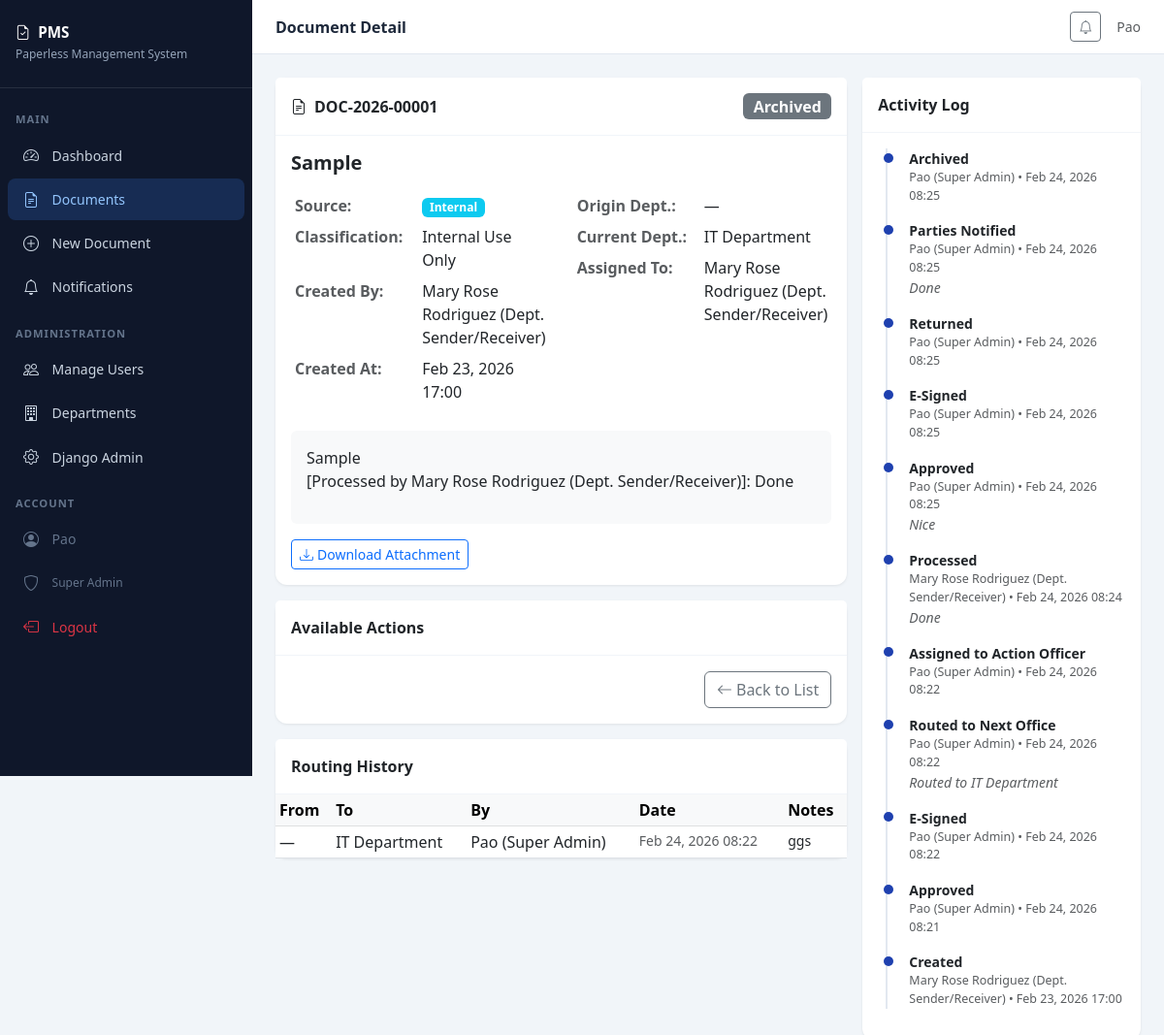
Page /documents/1/ (signed in) on the committed database.
### dms/models.py (models this page shows, shortened)
class User(AbstractUser):
    ROLE_CHOICES = [
        ('super_admin', 'Super Admin'),
        ('dept_sender_receiver', 'Dept. Sender/Receiver'),
        ('dept_head', 'Dept. Head'),
        ('governor', 'Governor'),
        ('executive', 'Executive'),
    ]
    role = models.CharField(max_length=30, choices=ROLE_CHOICES, default='dept_sender_receiver')
    department = models.ForeignKey('Department', on_delete=models.SET_NULL, null=True, blank=True, related_name='members')
    def __str__(self):
        return f"{self.get_full_name() or self.username} ({self.get_role_display()})"

class Document(models.Model):
    SOURCE_CHOICES = [('internal', 'Internal'), ('external', 'External')]
    STATUS_CHOICES = [
        ('draft', 'Draft'),
        ('pending_review', 'Pending Review'),
        ('approved', 'Approved'),
        ('rejected', 'Rejected'),
        ('esigned', 'E-Signed'),
        ('released', 'Released to Correspondent'),
        ('returned', 'Returned to Origin'),
        ('archived', 'Archived'),
        ('return_for_revision', 'Returned for Revision'),
    ]
    ACTION_TYPE_CHOICES = [('return', 'Return to Origin'), ('release', 'Release to External Agency')]
    CLASSIFICATION_CHOICES = [
        ('confidential', 'Confidential'),
        ('internal', 'Internal Use Only'),
        ('public', 'Public'),
    ]
    title = models.CharField(max_length=300)
    reference_number = models.CharField(max_length=100, unique=True, blank=True)
    source = models.CharField(max_length=10, choices=SOURCE_CHOICES)
    classification = models.CharField(max_length=20, choices=CLASSIFICATION_CHOICES, default='internal')
    status = models.CharField(max_length=30, choices=STATUS_CHOICES, default='draft')
    action_type = models.CharField(max_length=10, choices=ACTION_TYPE_CHOICES, blank=True, null=True)
    description = models.TextField(blank=True)
    file = models.FileField(upload_to='documents/%Y/%m/', blank=True, null=True)
    esignature = models.ImageField(upload_to='signatures/%Y/%m/', blank=True, null=True)
    created_by = models.ForeignKey(User, on_delete=models.SET_NULL, null=True, related_name='created_documents')
    assigned_to = models.ForeignKey(User, on_delete=models.SET_NULL, null=True, blank=True, related_name='assigned_documents')
    origin_department = models.ForeignKey(Department, on_delete=models.SET_NULL, null=True, blank=True, related_name='origin_documents')
    current_department = models.ForeignKey(Department, on_delete=models.SET_NULL, null=True, blank=True, related_name='current_documents')
    correspondent_name = models.CharField(max_length=200, blank=True)
    correspondent_agency = models.CharField(max_length=200, blank=True)
    created_at = models.DateTimeField(auto_now_add=True)
    updated_at = models.DateTimeField(auto_now=True)
    logged_at = models.DateTimeField(null=True, blank=True)

class Department(models.Model):
    name = models.CharField(max_length=200)
    code = models.CharField(max_length=20, unique=True)
    created_at = models.DateTimeField(auto_now_add=True)

class DocumentRouting(models.Model):
    document = models.ForeignKey(Document, on_delete=models.CASCADE, related_name='routings')
    from_department = models.ForeignKey(Department, on_delete=models.SET_NULL, null=True, related_name='sent_routings')
    to_department = models.ForeignKey(Department, on_delete=models.SET_NULL, null=True, related_name='received_routings')
    forwarded_by = models.ForeignKey(User, on_delete=models.SET_NULL, null=True)
    forwarded_at = models.DateTimeField(auto_now_add=True)
    notes = models.TextField(blank=True)
    completed = models.BooleanField(default=False)

class DocumentLog(models.Model):
    ACTION_CHOICES = [
        ('created', 'Created'),
        ('logged', 'Logged'),
        ('classified', 'Classified'),
        ('assigned', 'Assigned to Action Officer'),
        ('processed', 'Processed'),
        ('reviewed', 'Reviewed'),
        ('approved', 'Approved'),
        ('rejected', 'Rejected'),
        ('esigned', 'E-Signed'),
        ('routed', 'Routed to Next Office'),
        ('released', 'Released'),
        ('returned', 'Returned'),
        ('archived', 'Archived'),
        ('revision', 'Returned for Revision'),
        ('notified', 'Parties Notified'),
    ]
    document = models.ForeignKey(Document, on_delete=models.CASCADE, related_name='logs')
    user = models.ForeignKey(User, on_delete=models.SET_NULL, null=True)
    action = models.CharField(max_length=20, choices=ACTION_CHOICES)
    notes = models.TextField(blank=True)
    timestamp = models.DateTimeField(auto_now_add=True)
    class Meta:
        ordering = ['-timestamp']

### dms/views.py (the view)
# urls.py: path('documents/<int:pk>/', views.document_detail, name='document_detail'),
@login_required
def document_detail(request, pk):
    doc = get_object_or_404(Document, pk=pk)
    logs = doc.logs.all()
    routings = doc.routings.all()
    return render(request, 'documents/detail.html', {'doc': doc, 'logs': logs, 'routings': routings})

### dms/templates/documents/detail.html (shortened to what this page needs)
{% extends 'base.html' %}
{% block page_title %}Document Detail{% endblock %}
{% block content %}
<div class="row g-3">
    <div class="col-lg-8">
        <div class="card mb-3">
            <div class="card-header py-3 d-flex justify-content-between align-items-center">
                <span><i class="bi bi-file-earmark-text me-2"></i>{{ doc.reference_number }}</span>
                {% with doc.status as s %}
                <span class="badge fs-6 {% if s == 'approved' or s == 'esigned' %}bg-success{% elif s == 'rejected' or s == 'return_for_revision' %}bg-danger{% elif s == 'archived' %}bg-secondary{% elif s == 'pending_review' %}bg-warning text-dark{% elif s == 'released' %}bg-primary{% else %}bg-light text-dark border{% endif %}">
                    {{ doc.get_status_display }}
                </span>
                {% endwith %}
            </div>
            <div class="card-body">
                <h5 class="fw-bold mb-3">{{ doc.title }}</h5>
                <div class="row">
                    <div class="col-md-6">
                        <table class="table table-sm table-borderless">
                            <tr><td class="text-muted fw-semibold" style="width:140px">Source:</td>
                                <td><span class="badge {% if doc.source == 'internal' %}bg-info{% else %}bg-warning text-dark{% endif %}">{{ doc.get_source_display }}</span></td></tr>
                            <tr><td class="text-muted fw-semibold">Classification:</td>
                                <td>{{ doc.get_classification_display }}</td></tr>
                            <tr><td class="text-muted fw-semibold">Created By:</td>
                                <td>{{ doc.created_by }}</td></tr>
                            <tr><td class="text-muted fw-semibold">Created At:</td>
                                <td>{{ doc.created_at|date:"M d, Y H:i" }}</td></tr>
                        </table>
                    </div>
                    <div class="col-md-6">
                        <table class="table table-sm table-borderless">
                            <tr><td class="text-muted fw-semibold" style="width:140px">Origin Dept.:</td>
                                <td>{{ doc.origin_department.name|default:"—" }}</td></tr>
                            <tr><td class="text-muted fw-semibold">Current Dept.:</td>
                                <td>{{ doc.current_department.name|default:"—" }}</td></tr>
                            <tr><td class="text-muted fw-semibold">Assigned To:</td>
                                <td>{{ doc.assigned_to|default:"—" }}</td></tr>
                        </table>
                    </div>
                </div>
                {% if doc.description %}
                <div class="bg-light rounded p-3 mt-2">
                    <p class="mb-0 small">{{ doc.description|linebreaks }}</p>
                </div>
                {% endif %}
                {% if doc.file %}
                <div class="mt-3">
                    <a href="{{ doc.file.url }}" class="btn btn-sm btn-outline-primary" target="_blank">
                        <i class="bi bi-download me-1"></i>Download Attachment
                    </a>
                </div>
                {% endif %}
            </div>
        </div>
        <div class="card mb-3">
            <div class="card-header py-3">Available Actions</div>
            <div class="card-body d-flex flex-wrap gap-2">
                <a href="{% url 'document_list' %}" class="btn btn-outline-secondary ms-auto">
                    <i class="bi bi-arrow-left me-1"></i>Back to List
                </a>
            </div>
        </div>
        {% if routings %}
        <div class="card mb-3">
            <div class="card-header py-3">Routing History</div>
            <div class="card-body p-0">
                <div class="table-responsive">
                    <table class="table table-sm mb-0">
                        <thead class="table-light"><tr><th>From</th><th>To</th><th>By</th><th>Date</th><th>Notes</th></tr></thead>
                        <tbody>
                        {% for r in routings %}
                        <tr>
                            <td>{{ r.from_department.name|default:"—" }}</td>
                            <td>{{ r.to_department.name|default:"—" }}</td>
                            <td>{{ r.forwarded_by }}</td>
                            <td class="small text-muted">{{ r.forwarded_at|date:"M d, Y H:i" }}</td>
                            <td class="small">{{ r.notes|default:"—" }}</td>
                        </tr>
                        {% endfor %}
                        </tbody>
                    </table>
                </div>
            </div>
        </div>
        {% endif %}
    </div>
    <div class="col-lg-4">
        <div class="card">
            <div class="card-header py-3">Activity Log</div>
            <div class="card-body">
                <div class="timeline">
                {% for log in logs %}
                <div class="timeline-item">
                    <p class="mb-0 small fw-semibold">{{ log.get_action_display }}</p>
                    <p class="mb-0 text-muted" style="font-size:0.78rem">{{ log.user }} • {{ log.timestamp|date:"M d, Y H:i" }}</p>
                    {% if log.notes %}<p class="mb-0 text-muted small fst-italic">{{ log.notes }}</p>{% endif %}
                </div>
                {% empty %}
                <p class="text-muted small">No activity yet</p>
                {% endfor %}
                </div>
            </div>
        </div>
    </div>
</div>
{% endblock %}

### dms/templates/base.html (shortened to what this page needs)
<!DOCTYPE html>
<html lang="en">
<head>
    <link href="https://cdn.jsdelivr.net/npm/bootstrap@5.3.0/dist/css/bootstrap.min.css" rel="stylesheet">
    <link href="https://cdn.jsdelivr.net/npm/bootstrap-icons@1.11.0/font/bootstrap-icons.css" rel="stylesheet">
</head>
<body>
{% if user.is_authenticated %}
<div class="sidebar">
    <div class="sidebar-brand">
        <h5><i class="bi bi-file-earmark-check me-2"></i>PMS</h5>
        <small>Paperless Management System</small>
    </div>
    <nav class="py-2">
        <div class="nav-section-title">Main</div>
        <a href="{% url 'dashboard' %}" class="nav-link {% if request.resolver_match.url_name == 'dashboard' %}active{% endif %}">
            <i class="bi bi-speedometer2"></i> Dashboard
        </a>
        <a href="{% url 'document_list' %}" class="nav-link {% if 'document' in request.resolver_match.url_name %}active{% endif %}">
            <i class="bi bi-file-earmark-text"></i> Documents
        </a>
        <a href="{% url 'document_create' %}" class="nav-link">
            <i class="bi bi-plus-circle"></i> New Document
        </a>
        <a href="{% url 'notifications' %}" class="nav-link">
            <i class="bi bi-bell"></i> Notifications
        </a>
        {% if user.role == 'super_admin' or user.is_superuser %}
        <div class="nav-section-title">Administration</div>
        <a href="{% url 'manage_users' %}" class="nav-link">
            <i class="bi bi-people"></i> Manage Users
        </a>
        <a href="{% url 'manage_departments' %}" class="nav-link">
            <i class="bi bi-building"></i> Departments
        </a>
        <a href="/admin/" class="nav-link">
            <i class="bi bi-gear"></i> Django Admin
        </a>
        {% endif %}
        <div class="nav-section-title">Account</div>
        <div class="nav-link" style="cursor:default; color:#64748b;">
            <i class="bi bi-person-circle"></i>
            <span>{{ user.get_full_name|default:user.username }}</span>
        </div>
        <div class="nav-link" style="cursor:default; color:#64748b; font-size:0.75rem;">
            <i class="bi bi-shield"></i> {{ user.get_role_display }}
        </div>
        <a href="{% url 'logout' %}" class="nav-link text-danger">
            <i class="bi bi-box-arrow-left"></i> Logout
        </a>
    </nav>
</div>
<div class="main-content">
    <div class="topbar">
        <span class="topbar-title">{% block page_title %}Dashboard{% endblock %}</span>
        <div class="d-flex align-items-center gap-3">
            <a href="{% url 'notifications' %}" class="btn btn-sm btn-outline-secondary position-relative">
                <i class="bi bi-bell"></i>
            </a>
            <span class="text-muted small">{{ user.get_full_name|default:user.username }}</span>
        </div>
    </div>
    <div class="page-content">
        {% block content %}{% endblock %}
    </div>
</div>
{% else %}
{% block auth_content %}{% endblock %}
{% endif %}
</body>
</html>

### dms/templates/base.html (style rules this page uses)
:root { --sidebar-width: 260px; --primary: #1e40af; --primary-light: #3b82f6; --sidebar-bg: #0f172a; }
body { background: #f1f5f9; font-family: 'Segoe UI', sans-serif; }
.sidebar { width: var(--sidebar-width); min-height: 100vh; background: var(--sidebar-bg); position: fixed; top: 0; left: 0; z-index: 100; transition: all 0.3s; }
.sidebar-brand { padding: 1.5rem 1rem; border-bottom: 1px solid rgba(255,255,255,0.1); }
.sidebar-brand h5 { color: #fff; font-weight: 700; font-size: 0.95rem; margin: 0; }
.sidebar-brand small { color: #94a3b8; font-size: 0.75rem; }
.nav-section-title { color: #64748b; font-size: 0.7rem; text-transform: uppercase; letter-spacing: 1px; padding: 1rem 1rem 0.3rem; font-weight: 600; }
.sidebar .nav-link { color: #cbd5e1; padding: 0.6rem 1rem; border-radius: 8px; margin: 2px 8px; font-size: 0.875rem; display: flex; align-items: center; gap: 0.6rem; transition: all 0.2s; }
.sidebar .nav-link:hover, .sidebar .nav-link.active { background: rgba(59,130,246,0.2); color: #93c5fd; }
.sidebar .nav-link i { font-size: 1rem; width: 20px; }
.main-content { margin-left: var(--sidebar-width); min-height: 100vh; }
.topbar { background: #fff; border-bottom: 1px solid #e2e8f0; padding: 0.75rem 1.5rem; display: flex; align-items: center; justify-content: space-between; position: sticky; top: 0; z-index: 99; }
.topbar-title { font-weight: 600; color: #1e293b; }
.page-content { padding: 1.5rem; }
.card { border: none; border-radius: 12px; box-shadow: 0 1px 3px rgba(0,0,0,0.08); }
.card-header { background: #fff; border-bottom: 1px solid #f1f5f9; font-weight: 600; }
.timeline { position: relative; padding-left: 2rem; }
.timeline::before { content: ''; position: absolute; left: 0.5rem; top: 0; bottom: 0; width: 2px; background: #e2e8f0; }
.timeline-item { position: relative; margin-bottom: 1rem; }
.timeline-item::before { content: ''; position: absolute; left: -1.65rem; top: 0.3rem; width: 10px; height: 10px; border-radius: 50%; background: var(--primary); }

### rows in the picture
User: get_full_name "Pao", role "Super Admin"
Document: reference_number "DOC-2026-00001", status "Archived", title "Sample", source "Internal", classification "Internal Use Only", created_by "Mary Rose Rodriguez (Dept. Sender/Receiver)", created_at "Feb 23, 2026 17:00", origin_department.name "—", current_department.name "IT Department", assigned_to "Mary Rose Rodriguez (Dept. Sender/Receiver)", description "Sample [Processed by Mary Rose Rodriguez (Dept. Sender/Receiver)]: Done"
DocumentRouting: from_department.name "—", to_department.name "IT Department", forwarded_by "Pao (Super Admin)", forwarded_at "Feb 24, 2026 08:22", notes "ggs"
DocumentLog: action "Archived", user "Pao (Super Admin)", timestamp "Feb 24, 2026 08:25"
DocumentLog: action "Parties Notified", user "Pao (Super Admin)", timestamp "Feb 24, 2026 08:25", notes "Done"
DocumentLog: action "Returned", user "Pao (Super Admin)", timestamp "Feb 24, 2026 08:25"
DocumentLog: action "E-Signed", user "Pao (Super Admin)", timestamp "Feb 24, 2026 08:25"
DocumentLog: action "Approved", user "Pao (Super Admin)", timestamp "Feb 24, 2026 08:25", notes "Nice"
DocumentLog: action "Processed", user "Mary Rose Rodriguez (Dept. Sender/Receiver)", timestamp "Feb 24, 2026 08:24", notes "Done"
DocumentLog: action "Assigned to Action Officer", user "Pao (Super Admin)", timestamp "Feb 24, 2026 08:22"
DocumentLog: action "Routed to Next Office", user "Pao (Super Admin)", timestamp "Feb 24, 2026 08:22", notes "Routed to IT Department"
DocumentLog: action "E-Signed", user "Pao (Super Admin)", timestamp "Feb 24, 2026 08:22"
DocumentLog: action "Approved", user "Pao (Super Admin)", timestamp "Feb 24, 2026 08:21"
DocumentLog: action "Created", user "Mary Rose Rodriguez (Dept. Sender/Receiver)", timestamp "Feb 23, 2026 17:00"
